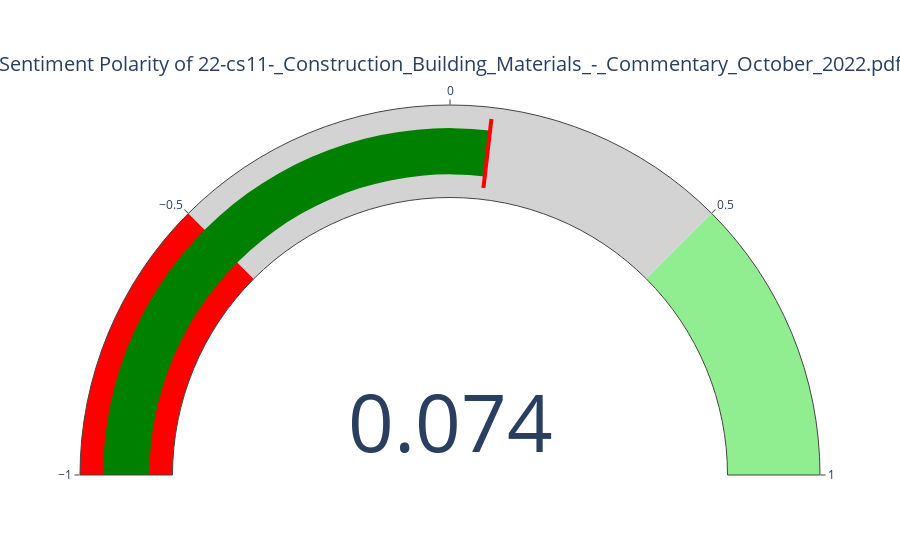
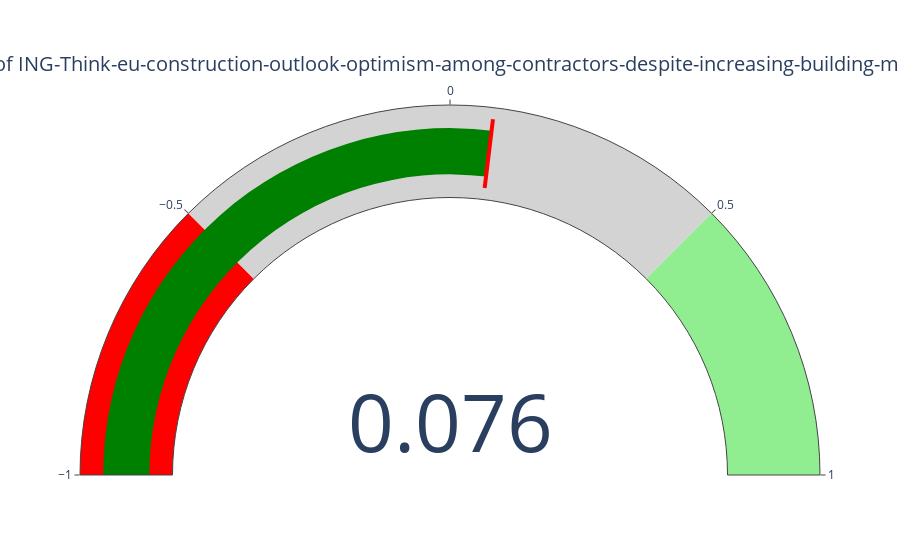
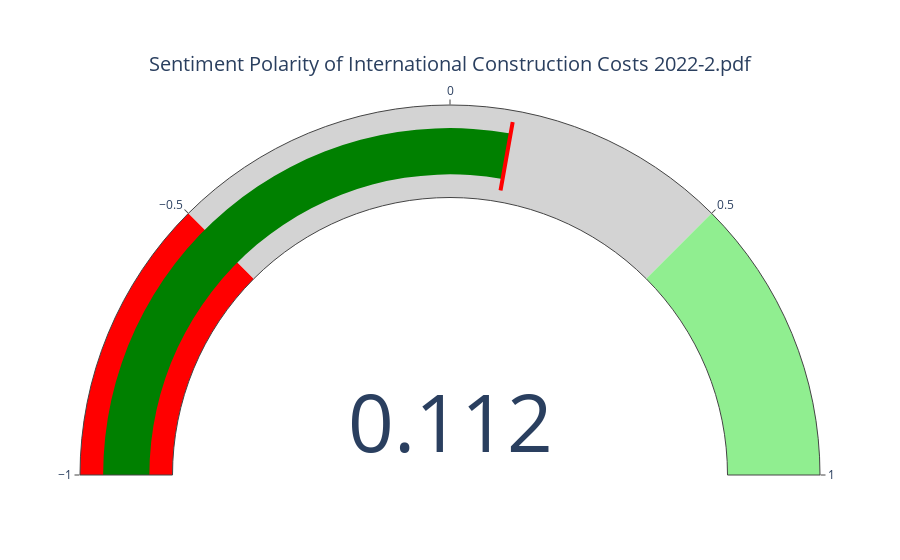
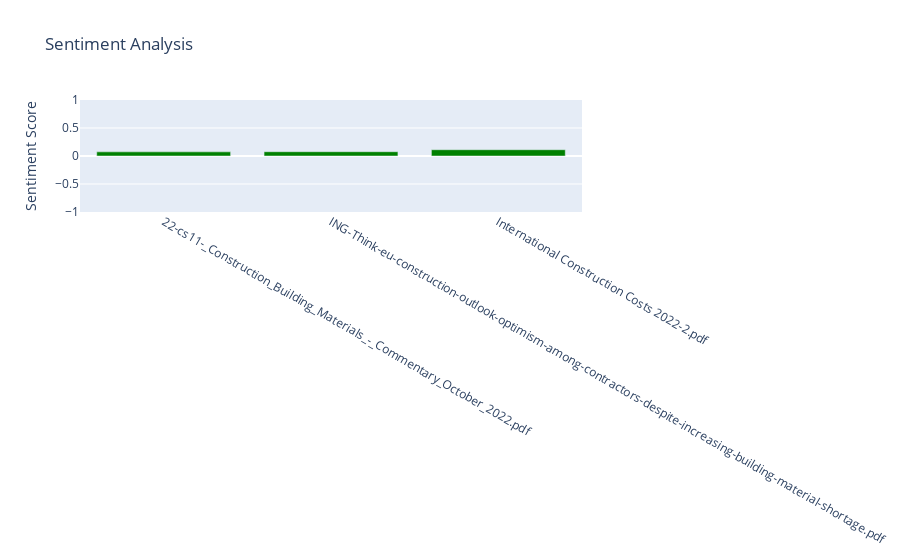

The notebook cell saved with these charts, in order:
### Code cell
buildCostfilesEurope = ['Data/sentiment/buildingCost/Europe/22-cs11-_Construction_Building_Materials_-_Commentary_October_2022.pdf','Data/sentiment/buildingCost/Europe/ING-Think-eu-construction-outlook-optimism-among-contractors-despite-increasing-building-material-shortage.pdf', 'Data/sentiment/buildingCost/Europe/International Construction Costs 2022-2.pdf']
buildCostsentimentEurope_df = sentimentPDFdata(buildCostfilesEurope)
sentimentBARChart(buildCostsentimentEurope_df)
buildCostsentimentEurope_df

### Figure 1 — Plotly figure (JSON) as saved in the notebook; plotly's stock layout.template omitted (floating-point values rounded to 4 significant figures)
{"data": [{"domain": {"x": [0, 1], "y": [0, 1]}, "gauge": {"axis": {"range": [-1, 1]}, "steps": [{"color": "red", "range": [-1, -0.5]}, {"color": "lightgrey", "range": [-0.5, 0.5]}, {"color": "lightgreen", "range": [0.5, 1]}], "threshold": {"line": {"color": "red", "width": 4}, "thickness": 0.75, "value": 0.07375}}, "mode": "gauge+number", "title": {"text": "Sentiment Polarity of 22-cs11-_Construction_Building_Materials_-_Commentary_October_2022.pdf"}, "type": "indicator", "value": 0.07375}], "layout": {}}

### Figure 2 — Plotly figure (JSON) as saved in the notebook; plotly's stock layout.template omitted (floating-point values rounded to 4 significant figures)
{"data": [{"domain": {"x": [0, 1], "y": [0, 1]}, "gauge": {"axis": {"range": [-1, 1]}, "steps": [{"color": "red", "range": [-1, -0.5]}, {"color": "lightgrey", "range": [-0.5, 0.5]}, {"color": "lightgreen", "range": [0.5, 1]}], "threshold": {"line": {"color": "red", "width": 4}, "thickness": 0.75, "value": 0.07649}}, "mode": "gauge+number", "title": {"text": "Sentiment Polarity of ING-Think-eu-construction-outlook-optimism-among-contractors-despite-increasing-building-material-shortage.pdf"}, "type": "indicator", "value": 0.07649}], "layout": {}}

### Figure 3 — Plotly figure (JSON) as saved in the notebook; plotly's stock layout.template omitted (floating-point values rounded to 4 significant figures)
{"data": [{"domain": {"x": [0, 1], "y": [0, 1]}, "gauge": {"axis": {"range": [-1, 1]}, "steps": [{"color": "red", "range": [-1, -0.5]}, {"color": "lightgrey", "range": [-0.5, 0.5]}, {"color": "lightgreen", "range": [0.5, 1]}], "threshold": {"line": {"color": "red", "width": 4}, "thickness": 0.75, "value": 0.1119}}, "mode": "gauge+number", "title": {"text": "Sentiment Polarity of International Construction Costs 2022-2.pdf"}, "type": "indicator", "value": 0.1119}], "layout": {}}

### Figure 4 — Plotly figure (JSON) as saved in the notebook; plotly's stock layout.template omitted (floating-point values rounded to 4 significant figures)
{"data": [{"marker": {"color": ["green", "green", "green"]}, "type": "bar", "x": ["22-cs11-_Construction_Building_Materials_-_Commentary_October_2022.pdf", "ING-Think-eu-construction-outlook-optimism-among-contractors-despite-increasing-building-material-shortage.pdf", "International Construction Costs 2022-2.pdf"], "y": [0.07375, 0.07649, 0.1119]}], "layout": {"title": {"text": "Sentiment Analysis"}, "yaxis": {"range": [-1, 1], "title": {"text": "Sentiment Score"}}}}
